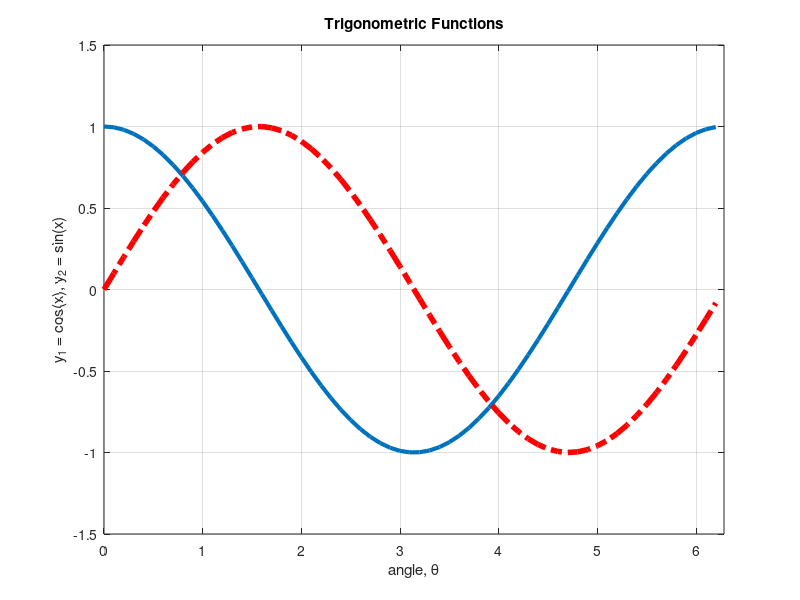

The MATLAB source for this figure:
%%
 % Sine & Cosine Plots
 % source: http://www.mathworks.com/matlabcentral/fileexchange/35214-matlab-plot-gallery-line-plot-2d--1-/content/html/Line_Plot_2D_1.html
 % 
 % Josh Kaplan 
 % November 4, 2014
 % 
 % Demonstrates a plotting multiple lines in one figure.
 % Includes examples of formatting and labels.
%%
close all; clear all; clc;

% Define values for x, y1, and y2
x  = 0: .1 : 2*pi;
y1 = cos(x);
y2 = sin(x);

% start the figure and plot x v.s y1
% with a line width of 3
figure
plot(x, y1, 'LineWidth', 3)

% tell MATLAB/Octave to continue the next plot in current figure
hold on

% plot x vs. y2 in red with a dotted/dashed line
plot(x, y2, 'r-.', 'LineWidth', 4)

% turn on the grid
grid on

% Set the axis limits
% axis expects an array of the format [xmin xmax ymin ymax]
axis([0 2*pi -1.5 1.5])
     

% Add title and axis labels
title('Trigonometric Functions')
xlabel('angle, \theta')                     % we can use greek letters
ylabel('y_1 = cos(x), y_2 = sin(x)')        % subscripts are denoted with underscores 

